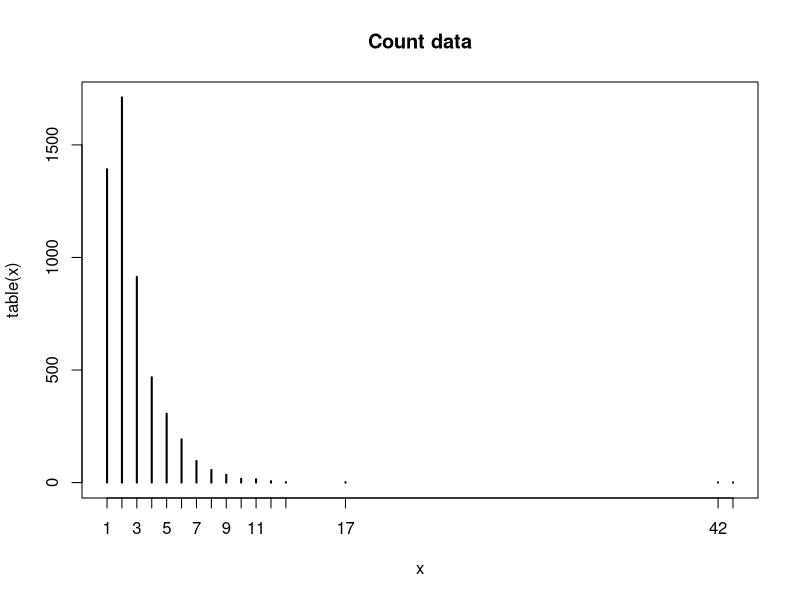

The R source for this figure:

### class exercise  - maximum likelihood - poisson

obs = c(1, 2, 3, 4, 5, 6, 7, 8, 9, 10, 11, 12, 13, 17, 42, 43)
freq = c(1392, 1711, 914, 468, 306, 192, 96, 56, 35, 17, 15, 6, 2, 2, 1, 1)
x <- rep(obs, freq)
plot(table(x), main="Count data")

lik.poisson <- function(x, lambda) lambda^x/factorial(x) * exp(-lambda)

log.lik.poisson <- function(x, lambda) {
  -sum(x * log(lambda) - log(factorial(x) - lambda))
}

optim(par = 2.0, log.lik.poisson, x = x, method = "Brent", lower = 2.0, upper = 3.0)$par

